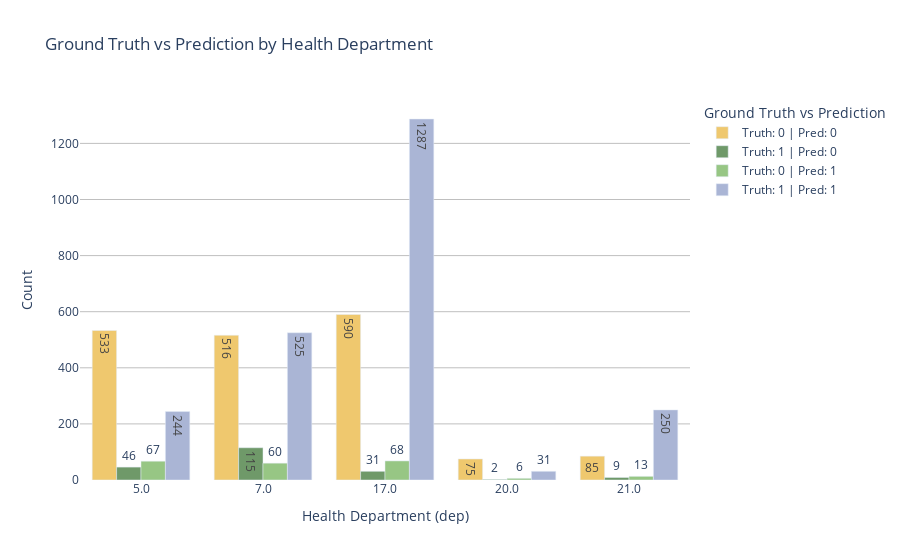

Notebook code cell kept with this figure:
### Code cell
# Create a crosstab for ground truth vs prediction by dep
crosstab = pd.crosstab(index=[df_large_deps['dep'], df_large_deps['csPC']], columns=df_large_deps['prediction'])

# Reset the index for easier plotting
crosstab = crosstab.reset_index()

# Melt the dataframe to long format for seaborn plotting
crosstab_melted = crosstab.melt(id_vars=['dep', 'csPC'], value_vars=[0.0, 1.0], var_name='Prediction', value_name='Count')

# Create a new column for ground truth vs prediction comparison
crosstab_melted['Ground Truth vs Prediction'] = crosstab_melted.apply(lambda row: f'Truth: {int(row["csPC"])} | Pred: {int(row["Prediction"])}', axis=1)

# Define the traces for the plot
trace1 = go.Bar(
    x=[str(v) for v in crosstab_melted[crosstab_melted['Ground Truth vs Prediction'] == 'Truth: 0 | Pred: 0']['dep']],
    y=crosstab_melted[crosstab_melted['Ground Truth vs Prediction'] == 'Truth: 0 | Pred: 0']['Count'],
    name='Truth: 0 | Pred: 0',
    text=crosstab_melted[crosstab_melted['Ground Truth vs Prediction'] == 'Truth: 0 | Pred: 0']['Count'],
    marker_color=colors[0]
)

trace2 = go.Bar(
    x=[str(v) for v in crosstab_melted[crosstab_melted['Ground Truth vs Prediction'] == 'Truth: 1 | Pred: 0']['dep']],
    y=crosstab_melted[crosstab_melted['Ground Truth vs Prediction'] == 'Truth: 1 | Pred: 0']['Count'],
    name='Truth: 1 | Pred: 0',
    text=crosstab_melted[crosstab_melted['Ground Truth vs Prediction'] == 'Truth: 1 | Pred: 0']['Count'],
    marker_color=colors[1]
)

trace3 = go.Bar(
    x=[str(v) for v in crosstab_melted[crosstab_melted['Ground Truth vs Prediction'] == 'Truth: 0 | Pred: 1']['dep']],
    y=crosstab_melted[crosstab_melted['Ground Truth vs Prediction'] == 'Truth: 0 | Pred: 1']['Count'],
    name='Truth: 0 | Pred: 1',
    text=crosstab_melted[crosstab_melted['Ground Truth vs Prediction'] == 'Truth: 0 | Pred: 1']['Count'],
    marker_color=colors[2]
)

trace4 = go.Bar(
    x=[str(v) for v in crosstab_melted[crosstab_melted['Ground Truth vs Prediction'] == 'Truth: 1 | Pred: 1']['dep']],
    y=crosstab_melted[crosstab_melted['Ground Truth vs Prediction'] == 'Truth: 1 | Pred: 1']['Count'],
    name='Truth: 1 | Pred: 1',
    text=crosstab_melted[crosstab_melted['Ground Truth vs Prediction'] == 'Truth: 1 | Pred: 1']['Count'],
    marker_color=colors[3]
)

# Combine the traces
data = [trace1, trace2, trace3, trace4]

# Define the layout
layout = go.Layout(
    title='Ground Truth vs Prediction by Health Department',
    xaxis=dict(title='Health Department (dep)'),
    barmode='group',
    plot_bgcolor='white',
    paper_bgcolor='white',
    font=dict(color='black'),
    yaxis=dict(title='Count',gridcolor='rgba(128,128,128,0.5)'),
    legend=dict(title='Ground Truth vs Prediction')
)

# Create the figure
fig = go.Figure(data=data, layout=layout)

# Display the plot
fig.show()

### Figure 1 — Plotly figure (JSON) as saved in the notebook; plotly's stock layout.template omitted (floating-point values rounded to 4 significant figures)
{"data": [{"marker": {"color": "#efc86e"}, "name": "Truth: 0 | Pred: 0", "text": [533, 516, 590, 75, 85], "type": "bar", "x": ["5.0", "7.0", "17.0", "20.0", "21.0"], "y": [533, 516, 590, 75, 85]}, {"marker": {"color": "#6f9969"}, "name": "Truth: 1 | Pred: 0", "text": [46, 115, 31, 2, 9], "type": "bar", "x": ["5.0", "7.0", "17.0", "20.0", "21.0"], "y": [46, 115, 31, 2, 9]}, {"marker": {"color": "#97c684"}, "name": "Truth: 0 | Pred: 1", "text": [67, 60, 68, 6, 13], "type": "bar", "x": ["5.0", "7.0", "17.0", "20.0", "21.0"], "y": [67, 60, 68, 6, 13]}, {"marker": {"color": "#aab5d5"}, "name": "Truth: 1 | Pred: 1", "text": [244, 525, 1287, 31, 250], "type": "bar", "x": ["5.0", "7.0", "17.0", "20.0", "21.0"], "y": [244, 525, 1287, 31, 250]}], "layout": {"barmode": "group", "legend": {"title": {"text": "Ground Truth vs Prediction"}}, "paper_bgcolor": "white", "plot_bgcolor": "white", "title": {"text": "Ground Truth vs Prediction by Health Department"}, "xaxis": {"title": {"text": "Health Department (dep)"}}, "yaxis": {"gridcolor": "rgba(128,128,128,0.5)", "title": {"text": "Count"}}}}
